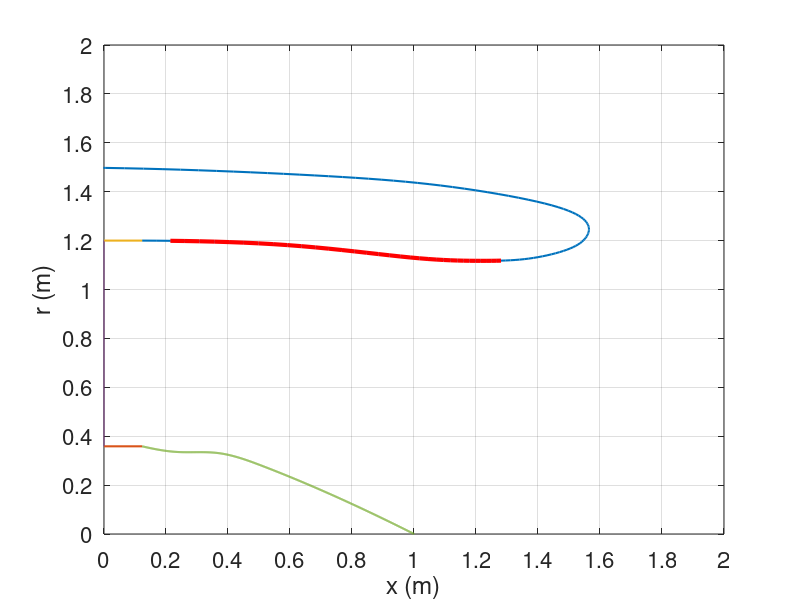

The MATLAB script that drew this image:
% GENERIC INLET GEOMETRY 
clear all clc % Input Coordinates %———————————————
x = [0.501792114695 1.24521072797; -0.00358422939068 1.24521072797; -0.462365591398 1.22222222222; -0.802867383513 1.1877394636; -1.08243727599 1.12643678161; -1.18996415771 1.06896551724; -1.19713261649 1.01915708812; -1.15053763441 0.973180076628;-1.0394265233 0.938697318008; -0.910394265233 0.931034482759; -0.720430107527 0.942528735632; -0.390681003584 0.984674329502; 0 1; 0.3 1; % dummy node
0.3 0.298850574713; % dummy node
0 0.298850574713; -0.0931899641577 0.27969348659; -0.204301075269 0.275862068966; -0.321428571429 0.232824427481; -0.489285714286 0.145038167939; -0.731182795699 0];
% x and y coordinates
y = x(:,2); x = -x(:,1);
% Use spline function to generate nacelle geometry %———————————————

nacelle = [spline(0:13,x(1:14,1),0:0.1:13) ;
spline(0:13,y(1:14,1),0:0.1:13) ];
% find relevant data - exclude dummy nodes

for g = 1:length(nacelle) if nacelle(1,g) < 0 && nacelle(2,g) <= 1.1 junk(:,g) = nacelle(:,g); else n(:,g) = nacelle(:,g); end end
% remove zeros
x_info = find(n(1,:)); y_info = find(n(2,:)); if length(x_info) >= length(y_info) nacelle = n(:,x_info); else nacelle = n(:,y_info); end
% Use spline function to generate spinner geometry %———————————————
s2 = (x(15:21)+abs(min(x(15:21))))*100;
spinner = [spline(s2,x(15:21,1),0:0.1:max(s2));spline(s2,y(15:21,1),0:0.1:max(s2))];
% find relevant data - exclude dummy nodes
for g = 1:length(spinner)
if spinner(1,g) >= 0 s(:,g) = spinner(:,g); end end
% remove zeros
x_info = find(s(1,:)); y_info = find(s(2,:)); if length(x_info) >= length(y_info) spinner = s(:,x_info); else spinner = s(:,y_info); end
spinner(:,733) = [0.731182795699;0];
% Generate fan face %———————————————
fan_y = 0.298850574713:(1-0.298850574713)*1e-3:1; fan_x = zeros(1,length(fan_y));
% Redefining the geometry %———————————————% The fan radius is 1.2m
fan_x = fan_x'*1.2; fan_y = fan_y'*1.2;
liner = zeros(length(nacelle(1,end-34:end-2)),2);
nacelle = nacelle'*1.2; spinner = spinner'*1.2; nacelle(:,1) = nacelle(:,1)+0.123; spinner(:,1) = spinner(:,1)+0.123; liner(:,1) = nacelle(end-34:end-2,1); liner(:,2) = nacelle(end-34:end-2,2);
% plot generic inlet geometry %———————————————–
figure
% plot nacelle
plot(nacelle(:,1),nacelle(:,2),'Linewidth',1.5); hold on;
% plot liner position
plot(liner(:,1),liner(:,2),'-r','Linewidth',3);
% plot fan plan
plot([fan_x(1) fan_x(1)+0.123],[fan_y(1) fan_y(1)],'Linewidth',1.5);
plot([fan_x(end) fan_x(end)+0.123],[fan_y(end) fan_y(end)],'Linewidth',1.5);
plot(fan_x,fan_y);
% plot spinner
plot(spinner(:,1),spinner(:,2),'Linewidth',1.5);
% plot axis
grid on
set(gca,'Fontsize',16,'Ylim',[0 2],'YTick',[0:0.2:2])
set(gca,'Fontsize',16,'Xlim',[0 2],'XTick',[0:0.2:2])
xlabel('x (m)');
ylabel('r (m)');
print(gcf,'-depsc','Generic nacelle')
hold off
clear g junk n s s2 x_info y_info
% End of the Script
%———————————————–
